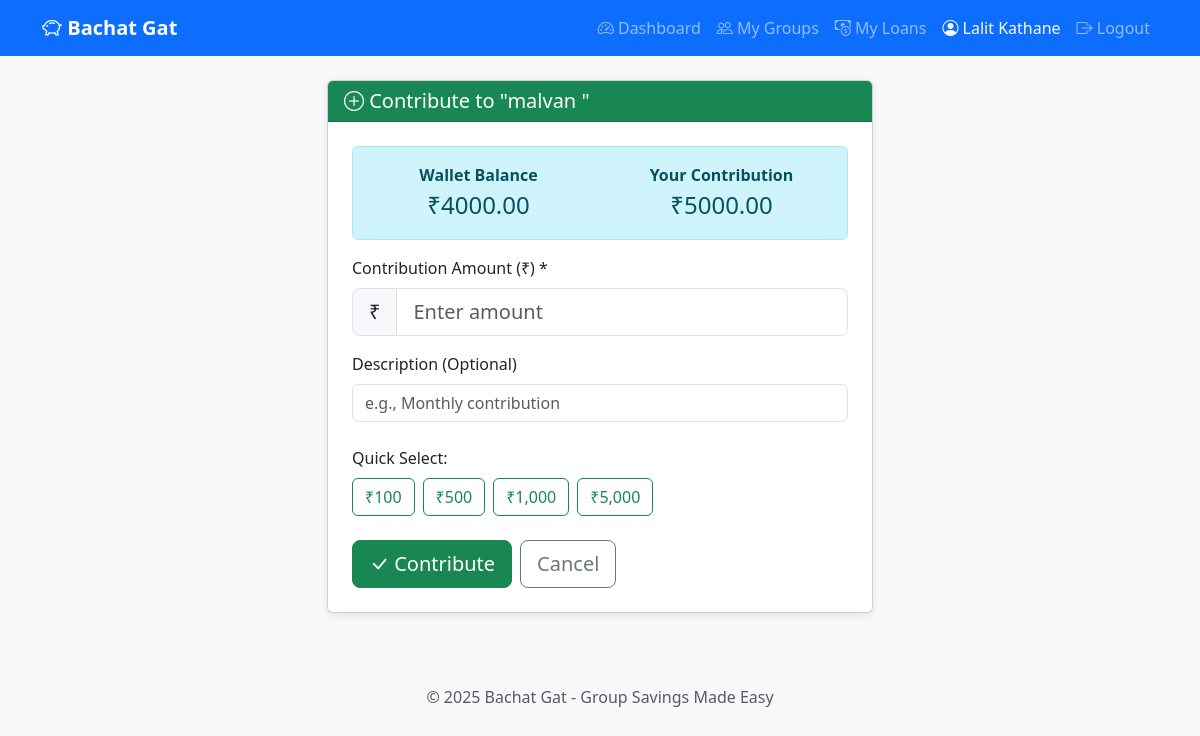
Page /groups/1/wallet/contribute (signed in) on the committed database.
### app/models.py (models this page shows, shortened)
class User(UserMixin, db.Model):
    __tablename__ = 'users'
    id = db.Column(db.Integer, primary_key=True)
    name = db.Column(db.String(100), nullable=False)
    email = db.Column(db.String(120), unique=True, nullable=False)
    password_hash = db.Column(db.String(256), nullable=False)
    created_at = db.Column(db.DateTime, default=datetime.utcnow)
    groups_created = db.relationship('Group', backref='creator', lazy='dynamic')
    memberships = db.relationship('GroupMember', backref='user', lazy='dynamic')
    loan_requests = db.relationship('LoanRequest', backref='requester', lazy='dynamic',
                                    foreign_keys='LoanRequest.requested_by')
    approvals = db.relationship('LoanApproval', backref='approver', lazy='dynamic')
    contributions = db.relationship('MemberContribution', backref='contributor', lazy='dynamic')
    repayments = db.relationship('LoanRepayment', backref='payer', lazy='dynamic')
    transactions_created = db.relationship('WalletTransaction', backref='created_by_user', lazy='dynamic')

class Group(db.Model):
    __tablename__ = 'groups'
    id = db.Column(db.Integer, primary_key=True)
    name = db.Column(db.String(100), nullable=False)
    description = db.Column(db.String(500))
    created_by = db.Column(db.Integer, db.ForeignKey('users.id'), nullable=False)
    created_at = db.Column(db.DateTime, default=datetime.utcnow)
    members = db.relationship('GroupMember', backref='group', lazy='dynamic',
                              cascade='all, delete-orphan')
    loan_requests = db.relationship('LoanRequest', backref='group', lazy='dynamic',
                                    cascade='all, delete-orphan')
    wallet = db.relationship('GroupWallet', backref='group', uselist=False,
                             cascade='all, delete-orphan')
    def is_member(self, user):
        return self.members.filter_by(user_id=user.id).first() is not None

class GroupWallet(db.Model):
    __tablename__ = 'group_wallets'
    id = db.Column(db.Integer, primary_key=True)
    group_id = db.Column(db.Integer, db.ForeignKey('groups.id'), unique=True, nullable=False)
    balance = db.Column(db.Float, default=0.0, nullable=False)
    total_contributed = db.Column(db.Float, default=0.0, nullable=False)
    total_disbursed = db.Column(db.Float, default=0.0, nullable=False)
    created_at = db.Column(db.DateTime, default=datetime.utcnow)
    contributions = db.relationship('MemberContribution', backref='wallet', lazy='dynamic',
                                    cascade='all, delete-orphan')
    transactions = db.relationship('WalletTransaction', backref='wallet', lazy='dynamic',
                                   cascade='all, delete-orphan')

### app/routes/wallet.py (the view, shortened to what this page needs)
@wallet_bp.route('/groups/<int:group_id>/wallet/contribute', methods=['GET', 'POST'])
@login_required
def contribute(group_id):
    group = Group.query.get_or_404(group_id)
    if not group.is_member(current_user):
        flash('You are not a member of this group!', 'danger')
        return redirect(url_for('groups.list_groups'))
    wallet = group.wallet
    if not wallet:
        flash('This group does not have a wallet!', 'danger')
        return redirect(url_for('groups.view_group', group_id=group_id))
    user_contribution = get_member_contribution_total(wallet.id, current_user.id)
    return render_template(
        'wallet/contribute.html',
        group=group,
        wallet=wallet,
        user_contribution=user_contribution
    )

### app/__init__.py (called while the page is built)
def create_app():
    app = Flask(__name__)
    app.config.from_object(Config)
    db.init_app(app)
    login_manager.init_app(app)
    from app.models import User
    @login_manager.user_loader
    def load_user(user_id):
        return User.query.get(int(user_id))
    from app.routes.auth import auth_bp
    from app.routes.groups import groups_bp
    from app.routes.loans import loans_bp
    from app.routes.wallet import wallet_bp
    app.register_blueprint(auth_bp)
    app.register_blueprint(groups_bp)
    app.register_blueprint(loans_bp)
    app.register_blueprint(wallet_bp)
    with app.app_context():
        db.create_all()
        print("✅ Database tables created!")
    return app

### app/services/wallet_service.py (called while the page is built)
def get_member_contribution_total(wallet_id, user_id):
    total = db.session.query(db.func.sum(MemberContribution.amount))\
        .filter_by(wallet_id=wallet_id, user_id=user_id).scalar()
    return total or 0.0

### app/templates/wallet/contribute.html (shortened to what this page needs)
{% extends 'base.html' %}
{% block content %}
<div class="row justify-content-center">
    <div class="col-md-6">
        <div class="card">
            <div class="card-header bg-success text-white">
                <h5 class="mb-0">
                    <i class="bi bi-plus-circle"></i> Contribute to "{{ group.name }}"
                </h5>
            </div>
            <div class="card-body p-4">
                <div class="alert alert-info">
                    <div class="row text-center">
                        <div class="col-6">
                            <strong>Wallet Balance</strong><br>
                            <span class="fs-4">₹{{ "%.2f"|format(wallet.balance) }}</span>
                        </div>
                        <div class="col-6">
                            <strong>Your Contribution</strong><br>
                            <span class="fs-4">₹{{ "%.2f"|format(user_contribution) }}</span>
                        </div>
                    </div>
                </div>
                <form method="POST" action="{{ url_for('wallet.contribute', group_id=group.id) }}">
                    <div class="mb-3">
                        <label class="form-label">Contribution Amount (₹) *</label>
                        <div class="input-group input-group-lg">
                            <span class="input-group-text">₹</span>
                            <input type="number" name="amount" class="form-control"
                                   placeholder="Enter amount" min="1" step="0.01" required>
                        </div>
                    </div>
                    <div class="mb-4">
                        <label class="form-label">Description (Optional)</label>
                        <input type="text" name="description" class="form-control"
                               placeholder="e.g., Monthly contribution">
                    </div>
                    <div class="mb-4">
                        <label class="form-label">Quick Select:</label>
                        <div class="d-flex gap-2 flex-wrap">
                            <button type="button" class="btn btn-outline-success quick-amount" data-amount="100">₹100</button>
                            <button type="button" class="btn btn-outline-success quick-amount" data-amount="500">₹500</button>
                            <button type="button" class="btn btn-outline-success quick-amount" data-amount="1000">₹1,000</button>
                            <button type="button" class="btn btn-outline-success quick-amount" data-amount="5000">₹5,000</button>
                        </div>
                    </div>
                    <div class="d-flex gap-2">
                        <button type="submit" class="btn btn-success btn-lg">
                            <i class="bi bi-check-lg"></i> Contribute
                        </button>
                        <a href="{{ url_for('wallet.view_wallet', group_id=group.id) }}"
                           class="btn btn-outline-secondary btn-lg">
                            Cancel
                        </a>
                    </div>
                </form>
            </div>
        </div>
    </div>
</div>
{% endblock %}

### app/templates/base.html (shortened to what this page needs)
<!DOCTYPE html>
<html lang="en">
<head>
    <link href="https://cdn.jsdelivr.net/npm/bootstrap@5.3.0/dist/css/bootstrap.min.css" rel="stylesheet">
    <link href="https://cdn.jsdelivr.net/npm/bootstrap-icons@1.10.0/font/bootstrap-icons.css" rel="stylesheet">
</head>
<body>
    <nav class="navbar navbar-expand-lg navbar-dark bg-primary">
        <div class="container">
            <a class="navbar-brand" href="{{ url_for('auth.home') }}">
                <i class="bi bi-piggy-bank"></i> Bachat Gat
            </a>
            <div class="collapse navbar-collapse" id="navbarNav">
                <ul class="navbar-nav ms-auto">
                    {% if current_user.is_authenticated %}
                        <li class="nav-item">
                            <a class="nav-link" href="{{ url_for('auth.dashboard') }}">
                                <i class="bi bi-speedometer2"></i> Dashboard
                            </a>
                        </li>
                        <li class="nav-item">
                            <a class="nav-link" href="{{ url_for('groups.list_groups') }}">
                                <i class="bi bi-people"></i> My Groups
                            </a>
                        </li>
                        <li class="nav-item">
                            <a class="nav-link" href="{{ url_for('loans.my_loans') }}">
                                <i class="bi bi-cash-coin"></i> My Loans
                            </a>
                        </li>
                        <li class="nav-item">
                            <span class="nav-link text-light">
                                <i class="bi bi-person-circle"></i> {{ current_user.name }}
                            </span>
                        </li>
                        <li class="nav-item">
                            <a class="nav-link" href="{{ url_for('auth.logout') }}">
                                <i class="bi bi-box-arrow-right"></i> Logout
                            </a>
                        </li>
                    {% endif %}
                </ul>
            </div>
        </div>
    </nav>
    <main class="container mt-4">
        {% block content %}{% endblock %}
    </main>
    <footer class="text-center py-4 mt-5">
        <p class="text-muted">&copy; 2025 Bachat Gat - Group Savings Made Easy</p>
    </footer>
</body>
</html>

### app/templates/base.html (style rules this page uses)
body { background-color: #f8f9fa; }
.navbar-brand { font-weight: bold; }
.card { box-shadow: 0 2px 10px rgba(0,0,0,0.1); }

### rows in the picture
User: name "Lalit Kathane"
Group: name "malvan"
GroupWallet: balance "4000.00"

### other values in the picture
{{ "%.2f"|format(user_contribution) }} "5000.00"
